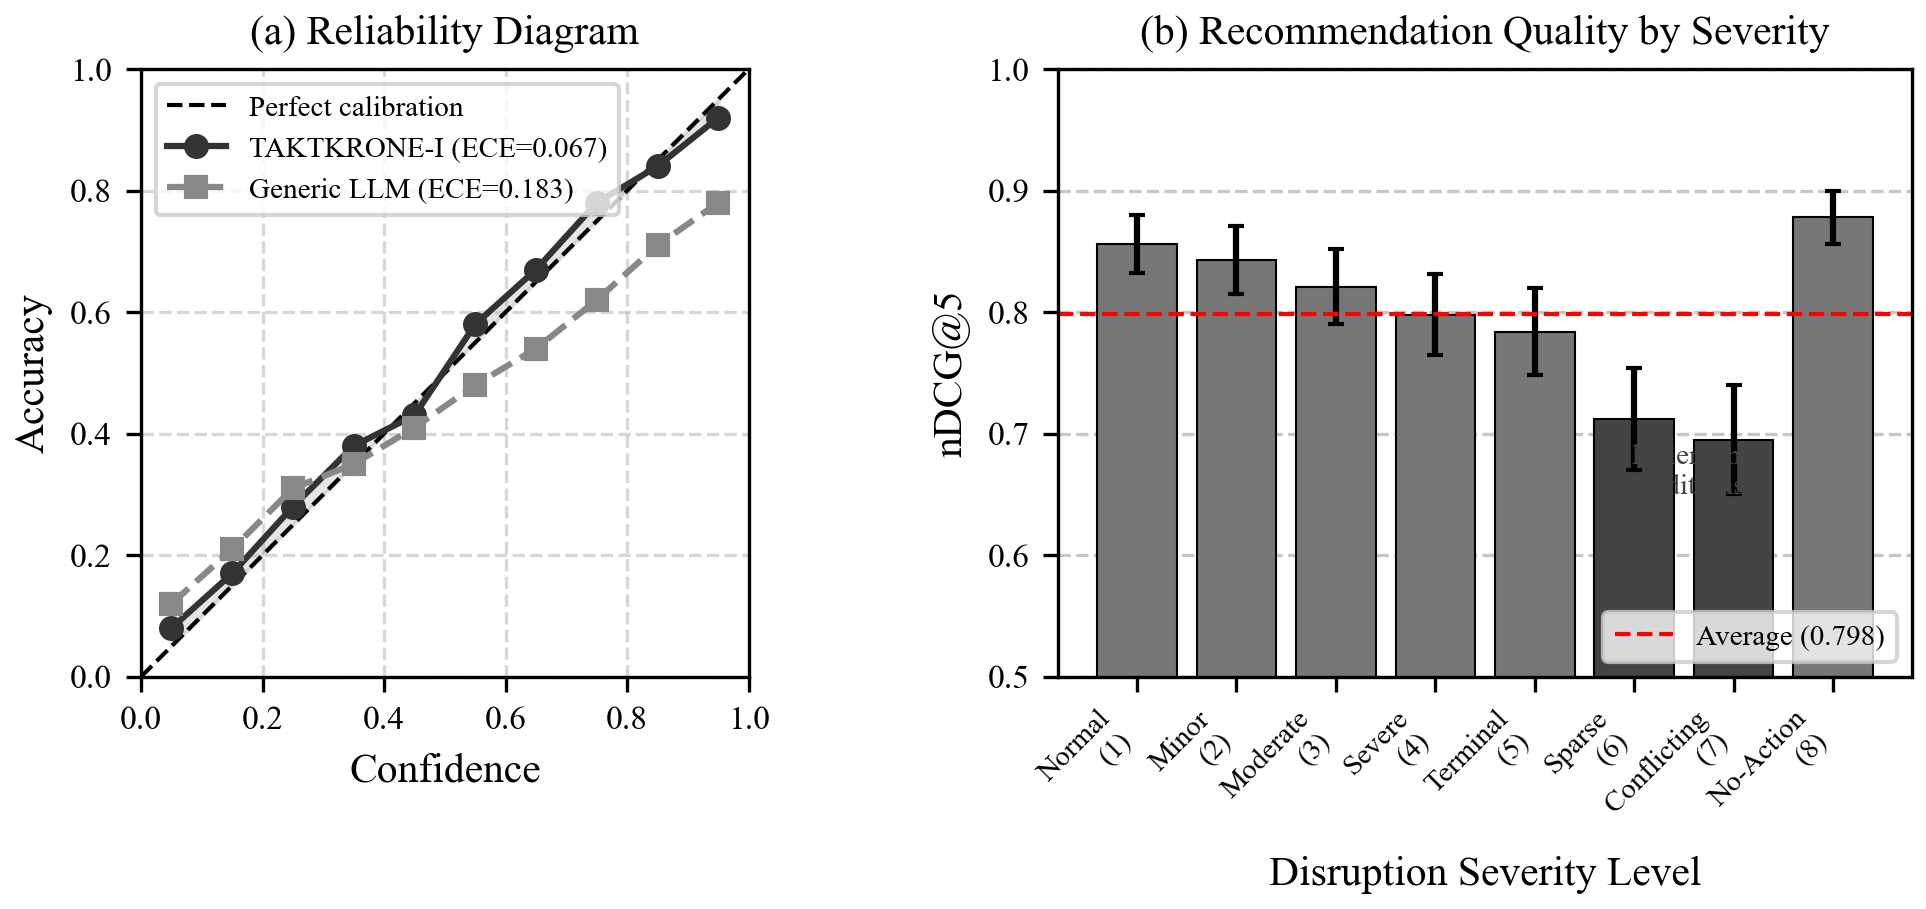

Here is the Python script that generated this plot:
#!/usr/bin/env python3
"""
Figure 3: Calibration and Operational Effect Analysis
For IEEE OJ-ITS metroLM/TAKTKRONE-I Paper

Generates reliability diagram and performance by disruption severity.
"""

import matplotlib.pyplot as plt
import numpy as np

# IEEE-style formatting
plt.rcParams.update({
    'font.family': 'serif',
    'font.serif': ['Times New Roman', 'Times', 'DejaVu Serif'],
    'font.size': 9,
    'axes.labelsize': 10,
    'axes.titlesize': 10,
    'xtick.labelsize': 8,
    'ytick.labelsize': 8,
    'legend.fontsize': 8,
    'figure.dpi': 300,
    'savefig.dpi': 300,
    'savefig.bbox': 'tight',
    'savefig.pad_inches': 0.05
})

# Create figure with two subplots
fig, (ax1, ax2) = plt.subplots(1, 2, figsize=(7, 3.2))

# === Left: Reliability Diagram ===

# Confidence bins
bins = np.array([0.05, 0.15, 0.25, 0.35, 0.45, 0.55, 0.65, 0.75, 0.85, 0.95])

# TAKTKRONE-I: well-calibrated (ECE = 0.067)
# Accuracy close to confidence with small deviations
taktkrone_acc = np.array([0.08, 0.17, 0.28, 0.38, 0.43, 0.58, 0.67, 0.78, 0.84, 0.92])

# Generic LLM: overconfident (ECE = 0.183)
# Accuracy lower than confidence, especially in high-confidence region
generic_acc = np.array([0.12, 0.21, 0.31, 0.35, 0.41, 0.48, 0.54, 0.62, 0.71, 0.78])

# Plot reliability diagrams
ax1.plot([0, 1], [0, 1], 'k--', linewidth=1, label='Perfect calibration')
ax1.plot(bins, taktkrone_acc, 'o-', color='#333333', linewidth=1.5,
         markersize=5, label=f'TAKTKRONE-I (ECE=0.067)')
ax1.plot(bins, generic_acc, 's--', color='#888888', linewidth=1.5,
         markersize=5, label=f'Generic LLM (ECE=0.183)')

# Fill gap region for visualization
ax1.fill_between(bins, bins, taktkrone_acc, alpha=0.2, color='gray')

ax1.set_xlabel('Confidence')
ax1.set_ylabel('Accuracy')
ax1.set_title('(a) Reliability Diagram')
ax1.legend(loc='upper left', fontsize=7)
ax1.set_xlim(0, 1)
ax1.set_ylim(0, 1)
ax1.set_aspect('equal')
ax1.grid(True, linestyle='--', alpha=0.5)

# === Right: Performance by Disruption Severity ===

severity_levels = [
    'Normal\n(1)',
    'Minor\n(2)',
    'Moderate\n(3)',
    'Severe\n(4)',
    'Terminal\n(5)',
    'Sparse\n(6)',
    'Conflicting\n(7)',
    'No-Action\n(8)'
]

# nDCG@5 by severity level
# Performance degrades slightly under sparse/conflicting conditions
ndcg_by_severity = np.array([0.856, 0.843, 0.821, 0.798, 0.784, 0.712, 0.695, 0.878])
ndcg_err = np.array([0.024, 0.028, 0.031, 0.033, 0.036, 0.042, 0.045, 0.022])

# Bar colors: darker for problem cases
colors = ['#777777'] * 5 + ['#444444'] * 2 + ['#777777']

bars = ax2.bar(range(len(severity_levels)), ndcg_by_severity,
               yerr=ndcg_err, color=colors, edgecolor='black',
               linewidth=0.5, capsize=2)

# Add horizontal line for average
avg_ndcg = np.mean(ndcg_by_severity)
ax2.axhline(y=avg_ndcg, color='red', linestyle='--', linewidth=1,
            label=f'Average ({avg_ndcg:.3f})')

ax2.set_xlabel('Disruption Severity Level')
ax2.set_ylabel('nDCG@5')
ax2.set_title('(b) Recommendation Quality by Severity')
ax2.set_xticks(range(len(severity_levels)))
ax2.set_xticklabels(severity_levels, rotation=45, ha='right', fontsize=7)
ax2.set_ylim(0.5, 1.0)
ax2.yaxis.grid(True, linestyle='--', alpha=0.7)
ax2.set_axisbelow(True)
ax2.legend(loc='lower right', fontsize=7)

# Annotate sparse/conflicting as challenging
ax2.annotate('Challenging\nconditions', xy=(5.5, 0.65), fontsize=7,
             ha='center', color='#444444')

plt.tight_layout()

# Save in both formats
plt.savefig('figure3_calibration_operational_effect.pdf', format='pdf')
plt.savefig('figure3_calibration_operational_effect.png', format='png')
print("Figure 3 saved successfully.")

plt.show()
